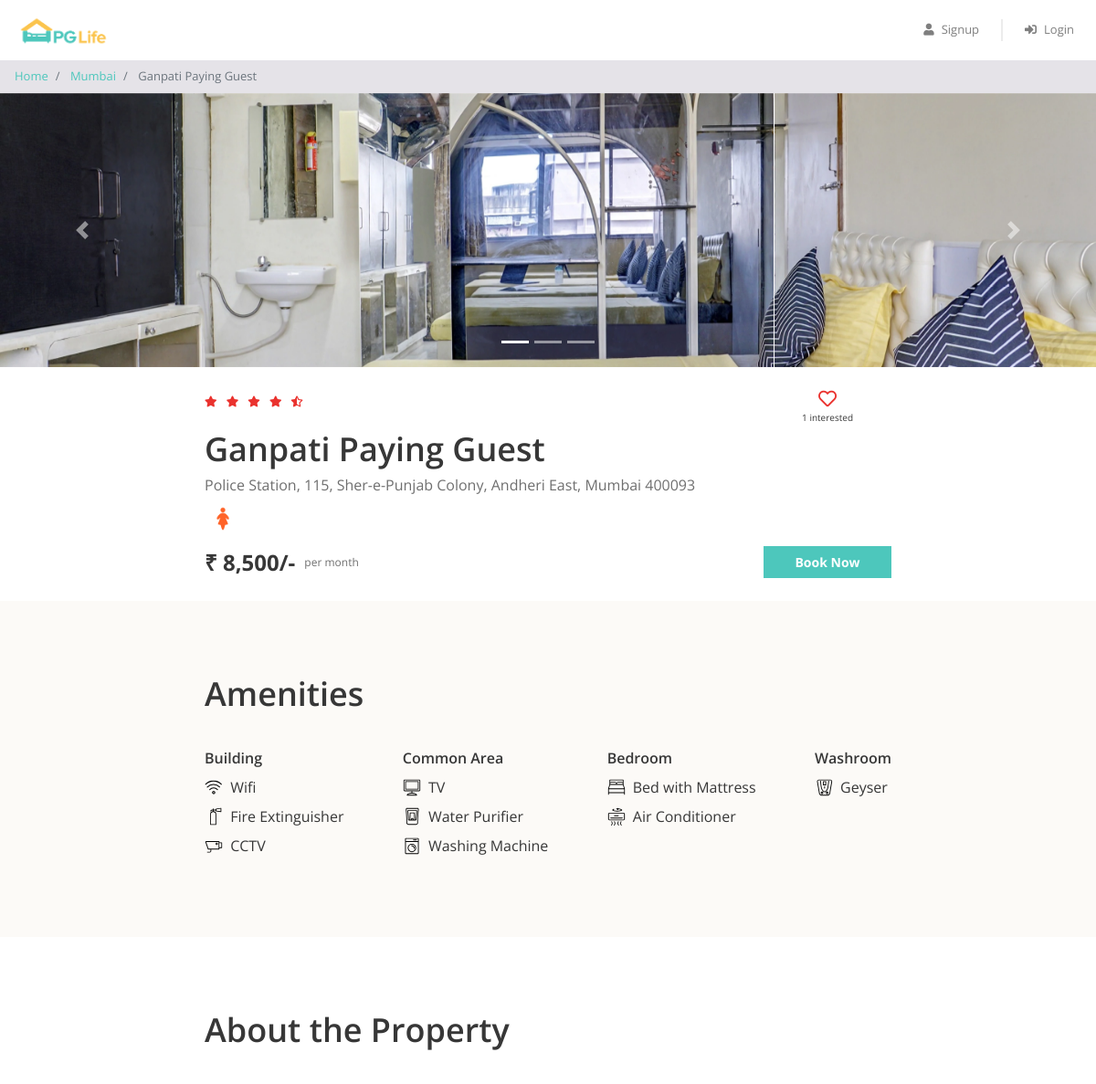
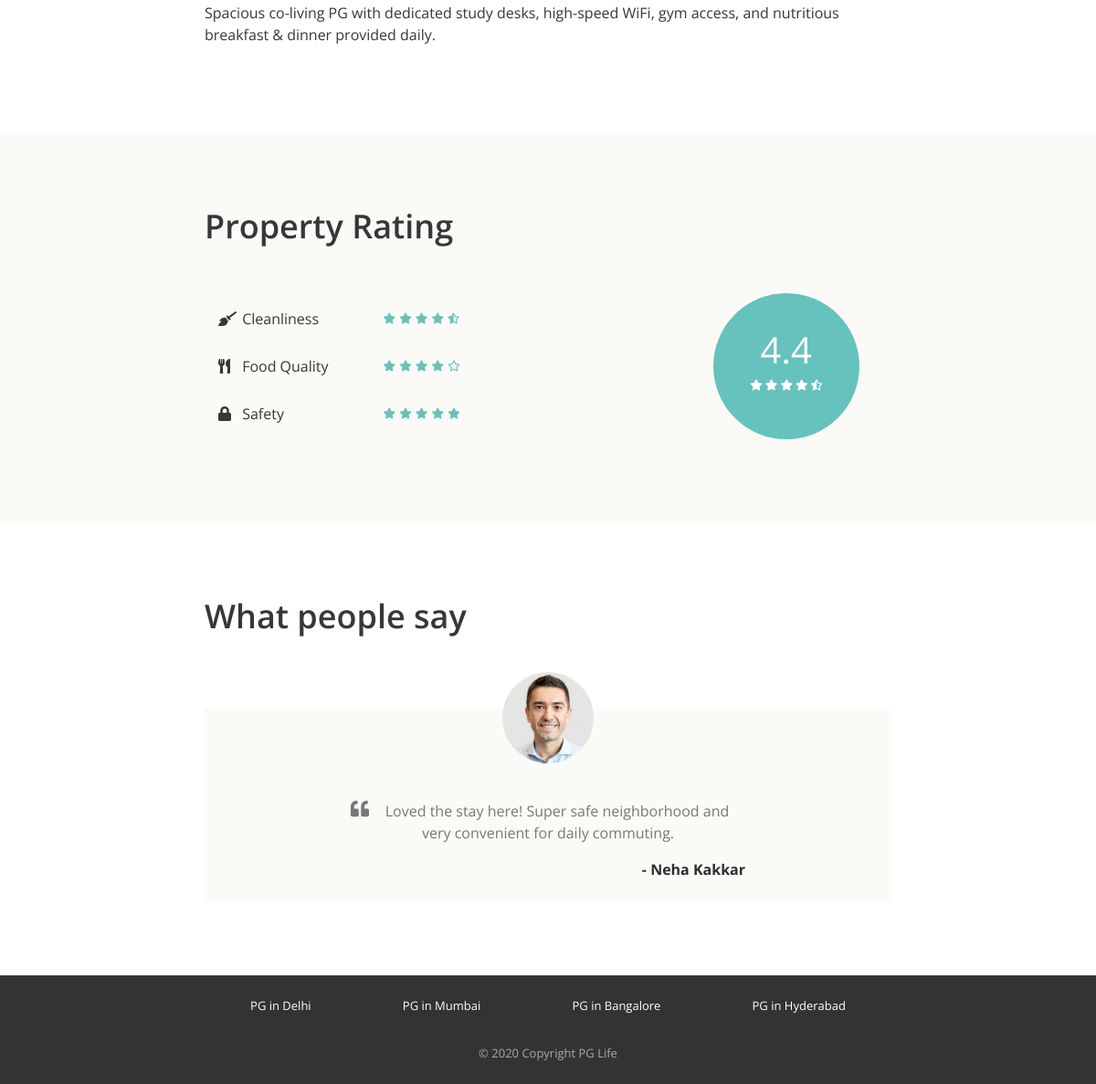
/backend/property_detail.php?property_id=2, run on the app's committed database (2 pictures, top to bottom).
### tables this page shows
CREATE TABLE `properties` (
  `id` INT AUTO_INCREMENT PRIMARY KEY,
  `city_id` INT NOT NULL,
  `name` VARCHAR(255) NOT NULL,
  `address` VARCHAR(500) NOT NULL,
  `description` TEXT NOT NULL,
  `gender` ENUM('male', 'female', 'unisex') NOT NULL,
  `rent` INT NOT NULL,
  `rating_clean` FLOAT NOT NULL,
  `rating_food` FLOAT NOT NULL,
  `rating_safety` FLOAT NOT NULL,
  FOREIGN KEY (`city_id`) REFERENCES `cities` (`id`) ON DELETE CASCADE
);

CREATE TABLE `cities` (
  `id` INT AUTO_INCREMENT PRIMARY KEY,
  `name` VARCHAR(100) NOT NULL
);

CREATE TABLE `amenities` (
  `id` INT AUTO_INCREMENT PRIMARY KEY,
  `name` VARCHAR(100) NOT NULL,
  `type` VARCHAR(100) NOT NULL,
  `icon` VARCHAR(100) NOT NULL
);

CREATE TABLE `testimonials` (
  `id` INT AUTO_INCREMENT PRIMARY KEY,
  `property_id` INT NOT NULL,
  `user_name` VARCHAR(100) NOT NULL,
  `content` TEXT NOT NULL,
  FOREIGN KEY (`property_id`) REFERENCES `properties` (`id`) ON DELETE CASCADE
);

### backend/property_detail.php (the view, shortened to what this page needs)
<?php
require "includes/database_connect.php";
$property_id = $_GET["property_id"];
$sql_1 = "SELECT *, p.id AS property_id, p.name AS property_name, c.name AS city_name
            FROM properties p
            INNER JOIN cities c ON p.city_id = c.id
            WHERE p.id = $property_id";
$result_1 = mysqli_query($conn, $sql_1);
$property = mysqli_fetch_assoc($result_1);
$sql_2 = "SELECT * FROM testimonials WHERE property_id = $property_id";
$result_2 = mysqli_query($conn, $sql_2);
$testimonials = mysqli_fetch_all($result_2, MYSQLI_ASSOC);
$sql_3 = "SELECT a.*
            FROM amenities a
            INNER JOIN properties_amenities pa ON a.id = pa.amenity_id
            WHERE pa.property_id = $property_id";
$result_3 = mysqli_query($conn, $sql_3);
$amenities = mysqli_fetch_all($result_3, MYSQLI_ASSOC);
$sql_4 = "SELECT * FROM interested_users_properties WHERE property_id = $property_id";
$result_4 = mysqli_query($conn, $sql_4);
$interested_users_count = mysqli_num_rows($result_4);
?>
<!DOCTYPE html>
<html lang="en">
<head>
    <?php
    include "includes/head_links.php";
    ?>
    <link href="css/property_detail.css" rel="stylesheet" />
</head>
<body>
    <?php
    include "includes/header.php";
    ?>
    <nav aria-label="breadcrumb">
        <ol class="breadcrumb py-2">
            <li class="breadcrumb-item">
                <a href="index.php">Home</a>
            </li>
            <li class="breadcrumb-item">
                <a href="property_list.php?city=<?= $property['city_name']; ?>"><?= $property['city_name']; ?></a>
            </li>
            <li class="breadcrumb-item active" aria-current="page">
                <?= $property['property_name']; ?>
            </li>
        </ol>
    </nav>
    <div id="property-images" class="carousel slide" data-ride="carousel">
        <ol class="carousel-indicators">
            <?php
            $property_images = glob("img/properties/" . $property['property_id'] . "/*");
            foreach ($property_images as $index => $property_image) {
            ?>
                <li data-target="#property-images" data-slide-to="<?= $index ?>" class="<?= $index == 0 ? "active" : ""; ?>"></li>
            <?php
            }
            ?>
        </ol>
        <div class="carousel-inner">
            <?php
            foreach ($property_images as $index => $property_image) {
            ?>
                <div class="carousel-item <?= $index == 0 ? "active" : ""; ?>">
                    <img class="d-block w-100" src="<?= $property_image ?>" alt="slide">
                </div>
            <?php
            }
            ?>
        </div>
        <a class="carousel-control-prev" href="#property-images" role="button" data-slide="prev">
            <span class="carousel-control-prev-icon" aria-hidden="true"></span>
        </a>
        <a class="carousel-control-next" href="#property-images" role="button" data-slide="next">
            <span class="carousel-control-next-icon" aria-hidden="true"></span>
        </a>
    </div>
    <div class="property-summary page-container">
        <div class="row no-gutters justify-content-between">
            <?php
            $total_rating = ($property['rating_clean'] + $property['rating_food'] + $property['rating_safety']) / 3;
            $total_rating = round($total_rating, 1);
            ?>
            <div class="star-container" title="<?= $total_rating ?>">
                <?php
                $rating = $total_rating;
                for ($i = 0; $i < 5; $i++) {
                    if ($rating >= $i + 0.8) {
                ?>
                        <i class="fas fa-star"></i>
                    <?php
                    } elseif ($rating >= $i + 0.3) {
                    ?>
                        <i class="fas fa-star-half-alt"></i>
                    <?php
                    } else {
                    ?>
                        <i class="far fa-star"></i>
                <?php
                    }
                }
                ?>
            </div>
            <div class="interested-container">
                <?php
                $is_interested = false;
                if ($is_interested) {
                ?>
                    <i class="is-interested-image fas fa-heart"></i>
                <?php
                } else {
                ?>
                    <i class="is-interested-image far fa-heart"></i>
                <?php
                }
                ?>
                <div class="interested-text">
                    <span class="interested-user-count"><?= $interested_users_count ?></span> interested
                </div>
            </div>
        </div>
        <div class="detail-container">
            <div class="property-name"><?= $property['property_name'] ?></div>
            <div class="property-address"><?= $property['address'] ?></div>
            <div class="property-gender">
                <?php
                if ($property['gender'] == "male") {
                ?>
                    <img src="img/male.png">
                <?php
                } elseif ($property['gender'] == "female") {
                ?>
                    <img src="img/female.png">
                <?php
                } else {
                ?>
                    <img src="img/unisex.png">
                <?php
                }
                ?>
            </div>
        </div>
        <div class="row no-gutters">
            <div class="rent-container col-6">
                <div class="rent">₹ <?= number_format($property['rent']) ?>/-</div>
                <div class="rent-unit">per month</div>
            </div>
            <div class="button-container col-6">
                <a href="#" class="btn btn-primary">Book Now</a>
            </div>
        </div>
    </div>
    <div class="property-amenities">
        <div class="page-container">
            <h1>Amenities</h1>
            <div class="row justify-content-between">
                <div class="col-md-auto">
                    <h5>Building</h5>
                    <?php
                    foreach ($amenities as $amenity) {
                        if ($amenity['type'] == "Building") {
                    ?>
                            <div class="amenity-container">
                                <img src="img/amenities/<?= $amenity['icon'] ?>.svg">
                                <span><?= $amenity['name'] ?></span>
                            </div>
                    <?php
                        }
                    }
                    ?>
                </div>
                <div class="col-md-auto">
                    <h5>Common Area</h5>
                    <?php
                    foreach ($amenities as $amenity) {
                        if ($amenity['type'] == "Common Area") {
                    ?>
                            <div class="amenity-container">
                                <img src="img/amenities/<?= $amenity['icon'] ?>.svg">
                                <span><?= $amenity['name'] ?></span>
                            </div>
                    <?php
                        }
                    }
                    ?>
                </div>
                <div class="col-md-auto">
                    <h5>Bedroom</h5>
                    <?php
                    foreach ($amenities as $amenity) {
                        if ($amenity['type'] == "Bedroom") {
                    ?>
                            <div class="amenity-container">
                                <img src="img/amenities/<?= $amenity['icon'] ?>.svg">
                                <span><?= $amenity['name'] ?></span>
                            </div>
                    <?php
                        }
                    }
                    ?>
                </div>
                <div class="col-md-auto">
                    <h5>Washroom</h5>
                    <?php
                    foreach ($amenities as $amenity) {
                        if ($amenity['type'] == "Washroom") {
                    ?>
                            <div class="amenity-container">
                                <img src="img/amenities/<?= $amenity['icon'] ?>.svg">
                                <span><?= $amenity['name'] ?></span>
                            </div>
                    <?php
                        }
                    }
                    ?>
                </div>
            </div>
        </div>
    </div>
    <div class="property-about page-container">
        <h1>About the Property</h1>
        <p><?= $property['description'] ?></p>
    </div>
    <div class="property-rating">
        <div class="page-container">
            <h1>Property Rating</h1>
            <div class="row align-items-center justify-content-between">
                <div class="col-md-6">
                    <div class="rating-criteria row">
                        <div class="col-6">
                            <i class="rating-criteria-icon fas fa-broom"></i>
                            <span class="rating-criteria-text">Cleanliness</span>
                        </div>
                        <div class="rating-criteria-star-container col-6" title="<?= $property['rating_clean'] ?>">
                            <?php
                            $rating = $property['rating_clean'];
                            for ($i = 0; $i < 5; $i++) {
                                if ($rating >= $i + 0.8) {
                            ?>
                                    <i class="fas fa-star"></i>
                                <?php
                                } elseif ($rating >= $i + 0.3) {
                                ?>
                                    <i class="fas fa-star-half-alt"></i>
                                <?php
                                } else {
                                ?>
                                    <i class="far fa-star"></i>
                            <?php
                                }
                            }
                            ?>
                        </div>
                    </div>
                    <div class="rating-criteria row">
                        <div class="col-6">
                            <i class="rating-criteria-icon fas fa-utensils"></i>
                            <span class="rating-criteria-text">Food Quality</span>
                        </div>
                        <div class="rating-criteria-star-container col-6" title="<?= $property['rating_food'] ?>">
                            <?php
                            $rating = $property['rating_food'];
                            for ($i = 0; $i < 5; $i++) {
                                if ($rating >= $i + 0.8) {
                            ?>
                                    <i class="fas fa-star"></i>
                                <?php
                                } elseif ($rating >= $i + 0.3) {
                                ?>
                                    <i class="fas fa-star-half-alt"></i>
                                <?php
                                } else {
                                ?>
                                    <i class="far fa-star"></i>
                            <?php
                                }
                            }
                            ?>
                        </div>
                    </div>
                    <div class="rating-criteria row">
                        <div class="col-6">
                            <i class="rating-criteria-icon fa fa-lock"></i>
                            <span class="rating-criteria-text">Safety</span>
                        </div>
                        <div class="rating-criteria-star-container col-6" title="<?= $property['rating_safety'] ?>">
                            <?php
                            $rating = $property['rating_safety'];
                            for ($i = 0; $i < 5; $i++) {
                                if ($rating >= $i + 0.8) {
                            ?>
                                    <i class="fas fa-star"></i>
                                <?php
                                } elseif ($rating >= $i + 0.3) {
                                ?>
                                    <i class="fas fa-star-half-alt"></i>
                                <?php
                                } else {
                                ?>
                                    <i class="far fa-star"></i>
                            <?php
                                }
                            }
                            ?>
                        </div>
                    </div>
                </div>
                <div class="col-md-4">
                    <div class="rating-circle">
                        <?php
                        $total_rating = ($property['rating_clean'] + $property['rating_food'] + $property['rating_safety']) / 3;
                        $total_rating = round($total_rating, 1);
                        ?>
                        <div class="total-rating"><?= $total_rating ?></div>
                        <div class="rating-circle-star-container">
                            <?php
                            $rating = $total_rating;
                            for ($i = 0; $i < 5; $i++) {
                                if ($rating >= $i + 0.8) {
                            ?>
                                    <i class="fas fa-star"></i>
                                <?php
                                } elseif ($rating >= $i + 0.3) {
                                ?>
                                    <i class="fas fa-star-half-alt"></i>
                                <?php
                                } else {
                                ?>
                                    <i class="far fa-star"></i>
                            <?php
                                }
                            }
                            ?>
                        </div>
                    </div>
                </div>
            </div>
        </div>
    </div>
    <div class="property-testimonials page-container">
        <h1>What people say</h1>
        <?php
        foreach ($testimonials as $testimonial) {
        ?>
            <div class="testimonial-block">
                <div class="testimonial-image-container">
                    <img class="testimonial-img" src="img/man.png">
                </div>
                <div class="testimonial-text">
                    <i class="fa fa-quote-left" aria-hidden="true"></i>
                    <p><?= $testimonial['content'] ?></p>
                </div>
                <div class="testimonial-name">- <?= $testimonial['user_name'] ?></div>
            </div>
        <?php
        }
        ?>
    </div>
    <?php
    include "includes/footer.php";
    ?>
</body>
</html>

### data on the page
properties: city.name "Mumbai", name "Ganpati Paying Guest", address "Police Station, 115, Sher-e-Punjab Colony, Andheri East, Mumbai 400093", rent "8,500", description "Spacious co-living PG with dedicated study desks, high-speed WiFi, gym access, and nutritious breakfast & dinner provided daily.", total_rating "4.4"
amenities: icon (picture), name "Wifi"
amenities: icon (picture), name "Fire Extinguisher"
amenities: icon (picture), name "CCTV"
amenities: shows a picture, name "TV"
amenities: icon (picture), name "Water Purifier"
amenities: icon (picture), name "Washing Machine"
amenities: shows a picture, name "Bed with Mattress"
amenities: shows a picture, name "Air Conditioner"
amenities: icon (picture), name "Geyser"
testimonials: content "Loved the stay here! Super safe neighborhood and very convenient for daily commuting.", user_name "Neha Kakkar"

### other printed values
$interested_users_count "1"
